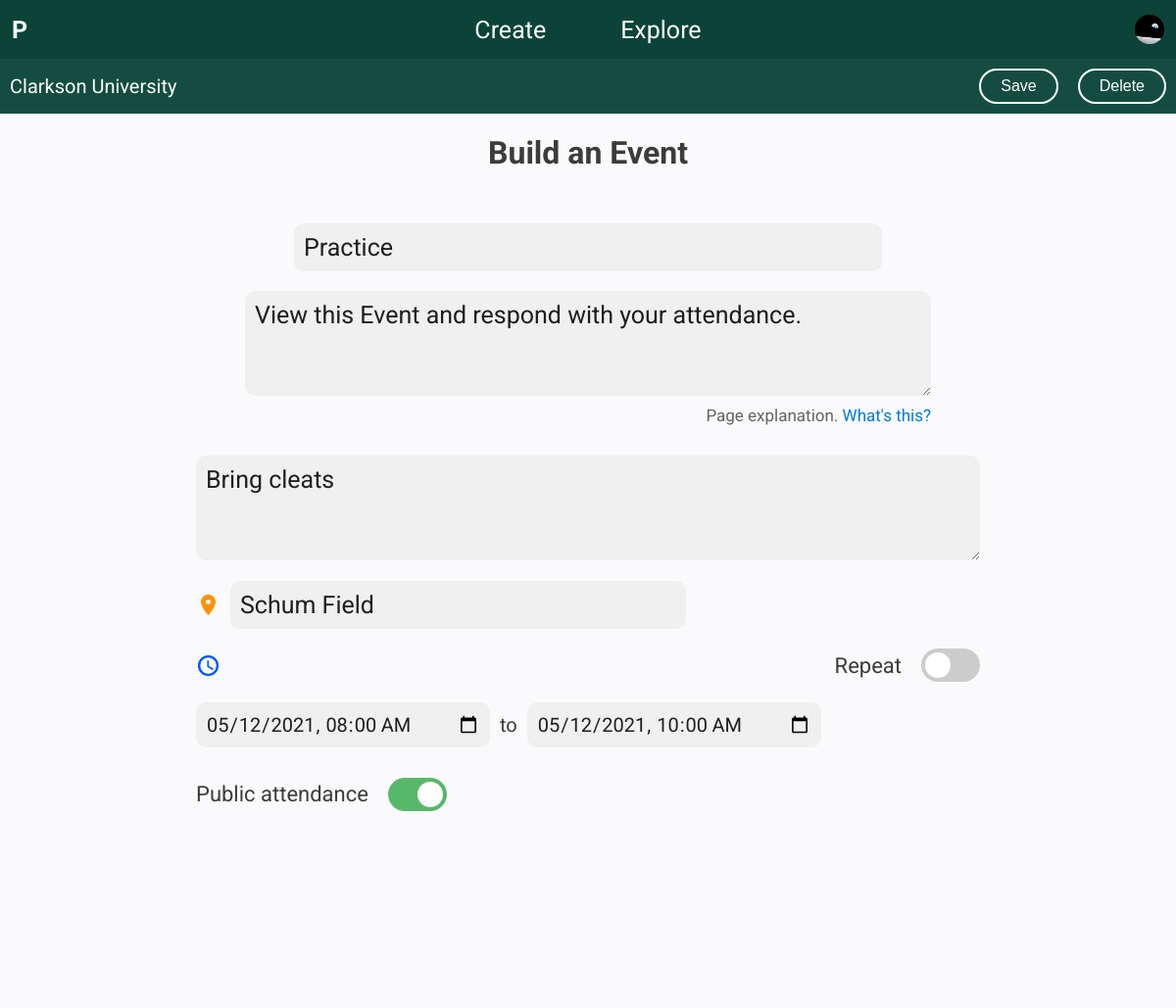
The page /create/build/?typee=Event&idd=107 (signed in) on the database as committed earlier.
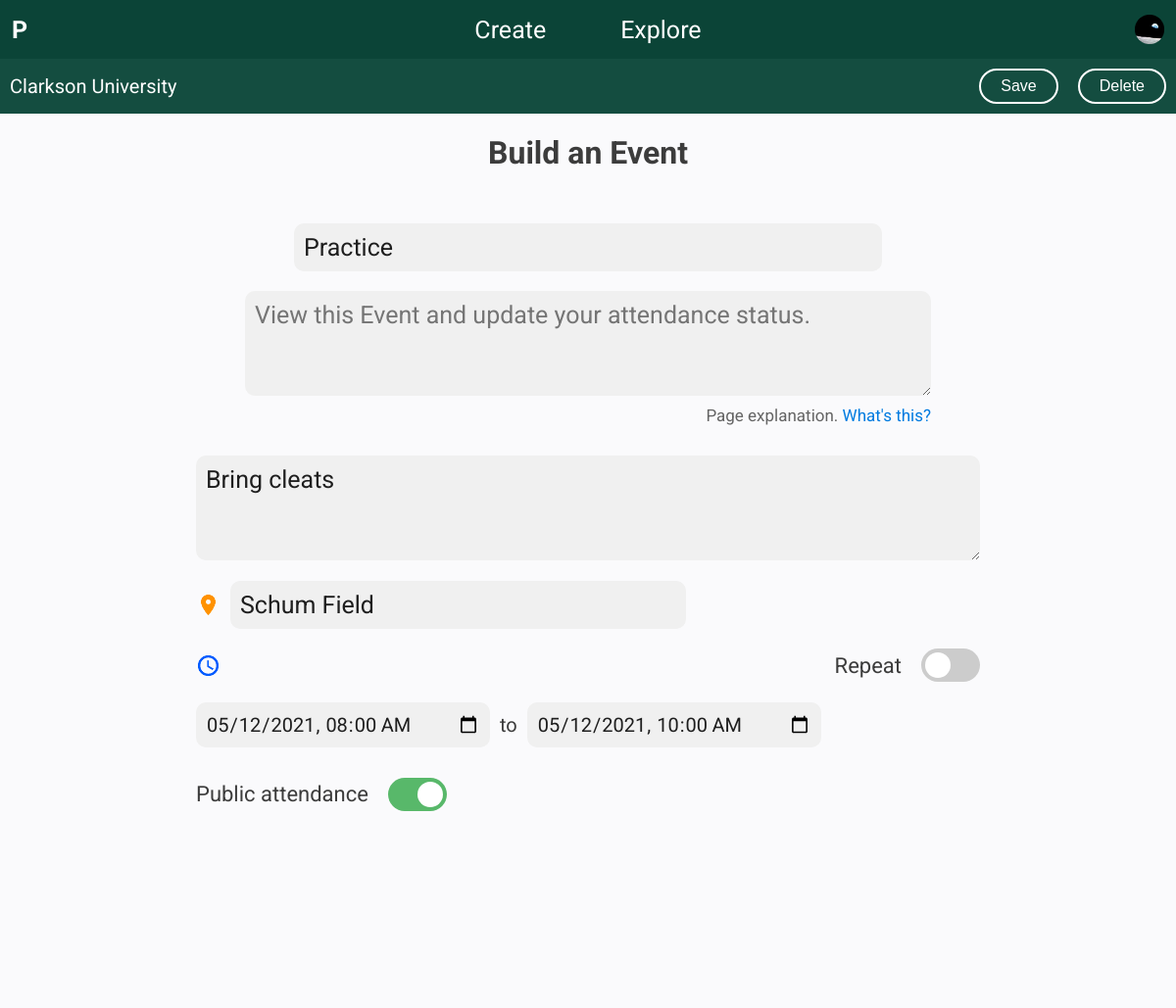
The same page on the database as committed later.
### builder/models.py (models this page shows, shortened)
class Profile(models.Model):
    user = models.OneToOneField(settings.AUTH_USER_MODEL, on_delete=models.CASCADE)
    organization = models.ForeignKey(Organization, null=True, on_delete=models.SET_NULL)

class Organization(models.Model):
    name = models.CharField(max_length=LENGTH_SHORT)
    description = models.CharField(max_length=LENGTH_LONG)
    isPrivate = models.BooleanField(default=False)
    owner = models.ForeignKey(settings.AUTH_USER_MODEL, on_delete=models.CASCADE) # SET_NULL? Orphan Organization?

class Page(models.Model):
    name = models.CharField(max_length=LENGTH_SHORT)
    explanation = models.CharField(max_length=LENGTH_LONG)
    typee = models.CharField(max_length=LENGTH_SHORT)
    dateCreated = models.DateField()
    organization = models.ForeignKey(Organization, on_delete=models.CASCADE)
    def determineExplanation(self, postType, postExplanation=''):
        if postExplanation:
            return postExplanation
        if postType == 'Sheet':
            return 'View the contents of this Sheet.'
        elif postType == 'Event':
            return 'View this Event and update your attendance status.'
        return postExplanation
    def serialize(self, recursive=True):
        data = model_to_dict(self)
        if not recursive:
            return data
        if self.typee == 'Sheet':
            itemsData = []
            for sheetItem in SheetItem.objects.filter(page=self):
                itemsData.append(sheetItem.serialize())
            data.update({'items': itemsData})
        elif self.typee == 'Event':
            data.update({'event': Event.objects.get(page=self).serialize()})
        return data

### builder/views.py (the view, shortened to what this page needs)
# urls.py: path('create/build/', views.build, name='build'),
@login_required
def build(request):
    if request.method == 'GET':
        buildForm = BuildForm(request.GET)
        if not buildForm.is_valid():
            return render(request, 'select_page_type.html', {'pageListings': PageListing.objects.all()})
        pageType = buildForm.cleaned_data['typee']
        if not PageListing.objects.filter(name=pageType).exists():
            return redirect('/create/build/')
        content = {'defaultExplanation': Page().determineExplanation(pageType)}
        pageId = buildForm.cleaned_data['idd']
        if pageId and Page.objects.filter(organization=request.user.profile.organization, id=pageId).exists():
            content.update({'pageData': Page.objects.get(id=pageId).serialize()})
        else:
            content.update({'pageData': {'typee': pageType}})
        return render(request, 'build_page.html', content)

### builder/models.py (called while the page is built)
    def serialize(self):
        return model_to_dict(self)

### builder/templates/build_page.html (shortened to what this page needs)
<html>
    {% load static %}
    <head>
    </head>
    <body>
        {% include 'core.html' %}
        <link rel="stylesheet" type="text/css" href="{% static 'styles/build_page.css' %}">
        <div class="mini-banner">
            <a href="{% url 'explore' %}?organization={{ request.user.profile.organization.name  }}">{{ request.user.profile.organization.name  }}</a>
            <div class="actions">
                <button onclick="document.getElementById('pageForm').submit();">Save</button>
                <button onclick="confirmationPopup.display(`Permanently delete <b>{{ pageData.name }}</b>
                                                            from {{ request.user.profile.organization.name }}?`,
                                                           'Delete',
                                                           'pageIdToDelete',
                                                           {{ pageData.id }})">Delete</button>
            </div>
        </div>
        <div class="content">
            {% if pageData.typee|first|upper in 'AEIOU' %}
                <h1>Build an {{ pageData.typee }}</h1>
            {% else %}
                <h1>Build a {{ pageData.typee }}</h1>
            {% endif %}
            <form id="pageForm" method="POST">
                <input id="pageNameInput" name="pageName" placeholder="{{ pageData.typee }} name" autocomplete="off" value="{{ pageData.name }}" required>
                <div class="explanation-container">
                    {% if pageData.explanation != defaultExplanation %}
                        <textarea id="pageExplanationTextArea" name="pageExplanation" placeholder="{{ defaultExplanation }}" rows="3">{{ pageData.explanation }}</textarea>
                    {% else %}
                        <textarea id="pageExplanationTextArea" name="pageExplanation" placeholder="{{ defaultExplanation }}" rows="3"></textarea>
                    {% endif %}
                    <h5>Page explanation. <a>What's this?</a></h5>
                </div>
                {% if pageData.typee == 'Sheet' %}
                    {% include 'pages/build_sheet.html' %}
                {% elif pageData.typee == 'Event' %}
                    {% include 'pages/build_event.html' %}
                {% endif %}
            </form>
        </div>
    </body>
    {% include 'base_popup.html' %}
    {% include 'confirmation_popup.html' %}
</html>

### pages/templates/core.html (shortened to what this page needs)
{% load static %}
<link rel="stylesheet" type="text/css" href="{% static 'styles/core.css' %}">
<div class="top-nav">
    <div class="left">
        <a href="{% url 'home' %}">P</a>
    </div>
    <div class="center">
        <a href="{% url 'create_pitch' %}">Create</a>
        {% if request.user.is_anonymous %}
            <a href="{% url 'login' %}">Explore</a>
        {% else %}
            <a href="{% url 'explore' %}">Explore</a>
        {% endif %}
    </div>
    <div class="right">
        {% if request.user.is_anonymous %}
            <a href="{% url 'login' %}">Login</a>
        {% else %}
            <a href="{% url 'profile' %}">
                {% if request.user.profile.organization %}
                    <img src="{% static 'images/earth.png' %}" alt="profile">
                {% else %}
                    <img src="{% static 'images/cliff.png' %}" alt="profile">
                {% endif %}
            </a>
        {% endif %}
    </div>
</div>

### builder/templates/pages/build_event.html (shortened to what this page needs)
{% load static %}
<link rel="stylesheet" type="text/css" href="{% static 'styles/pages/build_event.css' %}">
<div id="event" class="event"></div>

### pages/templates/base_popup.html (shortened to what this page needs)
{% load static %}
<link rel="stylesheet" type="text/css" href="{% static 'styles/base_popup.css' %}">

### pages/templates/confirmation_popup.html (shortened to what this page needs)
{% load static %}
<link rel="stylesheet" type="text/css" href="{% static 'styles/confirmation_popup.css' %}">

### pages/static/styles/core.css (style rules this page uses)
html { color: rgb(60, 60, 60); }
a { color: rgb(0, 123, 224); }
input, textarea { padding: 10px; font-size: 25px; font-family: Roboto; color: rgb(30, 30, 30); border-radius: 10px; background-color: rgb(240, 240, 240); border: none; outline: none; }
body { width: 100%; height: 100%; display: flex; flex-direction: column; margin: 0; font-family: Roboto; overflow: hidden; }
.top-nav { width: 100vw; height: 60px; z-index: 1; display: flex; justify-content: center; align-items: center; background-color: rgb(250, 250, 252); }
.top-nav a { color: rgb(30, 30, 30); }
.top-nav .left { position: absolute; left: 1vmax; }
.top-nav .left a { font-size: 25px; font-weight: bold; text-decoration: none; }
.top-nav .center a { margin: 0 3vw 0 3vw; font-size: 25px; text-decoration: none; }
.top-nav .right { position: absolute; right: 1vmax; }
.top-nav .right a { font-size: 25px; text-decoration: none; }
.top-nav .right a img { height: 30px; }
.mini-banner { width: 100vw; display: flex; flex-direction: column; justify-content: center; align-items: center; padding: 10px 0; color: rgb(255, 255, 255); background-color: rgb(240, 240, 240); background-color: rgb(20, 77, 64); }
.mini-banner a { margin-bottom: 5px; font-size: 20px; font-weight: normal; text-decoration: none; color: rgb(255, 255, 255); }
.mini-banner .actions { display: flex; align-self: flex-end; margin: 10px 0 5px 0; }
.mini-banner .actions button { margin: 0 10px; padding: 7px 20px; font-size: 16px; color: rgb(255, 255, 255); border: 2px solid rgb(255, 255, 255); border-radius: 20px; background-color: transparent; cursor: pointer; }
.content { position: relative; width: 100%; height: 100%; display: flex; flex-direction: column; align-items: center; flex: 1; overflow: auto; overflow-x: hidden; background-color: rgb(250, 250, 252); }
@media only screen and (min-width: 580px) { .top-nav .left { display: block; } }
@media only screen and (min-width: 580px) { .mini-banner { flex-direction: row; justify-content: space-between; } }
@media only screen and (min-width: 580px) { .mini-banner a { margin: 0 0 0 10px; } }
@media only screen and (min-width: 580px) { .mini-banner .actions { margin: 0; } }

### builder/static/styles/build_page.css (style rules this page uses)
.top-nav { background-color: rgb(225, 225, 225); background-color: rgb(11, 68, 55); }
.top-nav .left a { color: rgb(255, 255, 255); }
.top-nav .center a { color: rgb(255, 255, 255); }
.content form { width: 92vw; max-width: 800px; display: flex; flex-direction: column; align-items: center; margin: 2vh 0 10vh 0; }
.content form input, textarea { width: 100%; }
.content form #pageNameInput { max-width: 600px; margin: 1vh 0; }
.content form .explanation-container { width: 100%; max-width: 700px; display: flex; flex-direction: column; margin: 1vh 0; }
.content form .explanation-container h5 { align-self: flex-end; margin: 10px 0 0 0; font-size: 17px; font-weight: normal; color: rgb(100, 100, 100); }
.content form .explanation-container h5 a { cursor: pointer; }
.content form .explanation-container #pageExplanationTextArea { width: 100%; }

### builder/static/styles/pages/build_event.css (style rules this page uses)
.content form .event { width: 100%; display: flex; flex-direction: column; }

### pages/static/styles/base_popup.css (style rules this page uses)
form { display: none; flex-direction: column; align-items: center; margin: 1vh 0 0 0; }

Rows that differ between the two databases and show on the page:
changed Page "Event": pageExplanation "View this Event and respond with your attendance." → (not shown)
Other text that changed with them:
form field pageExplanation: (not shown) → "View this Event and update your attendance status."
